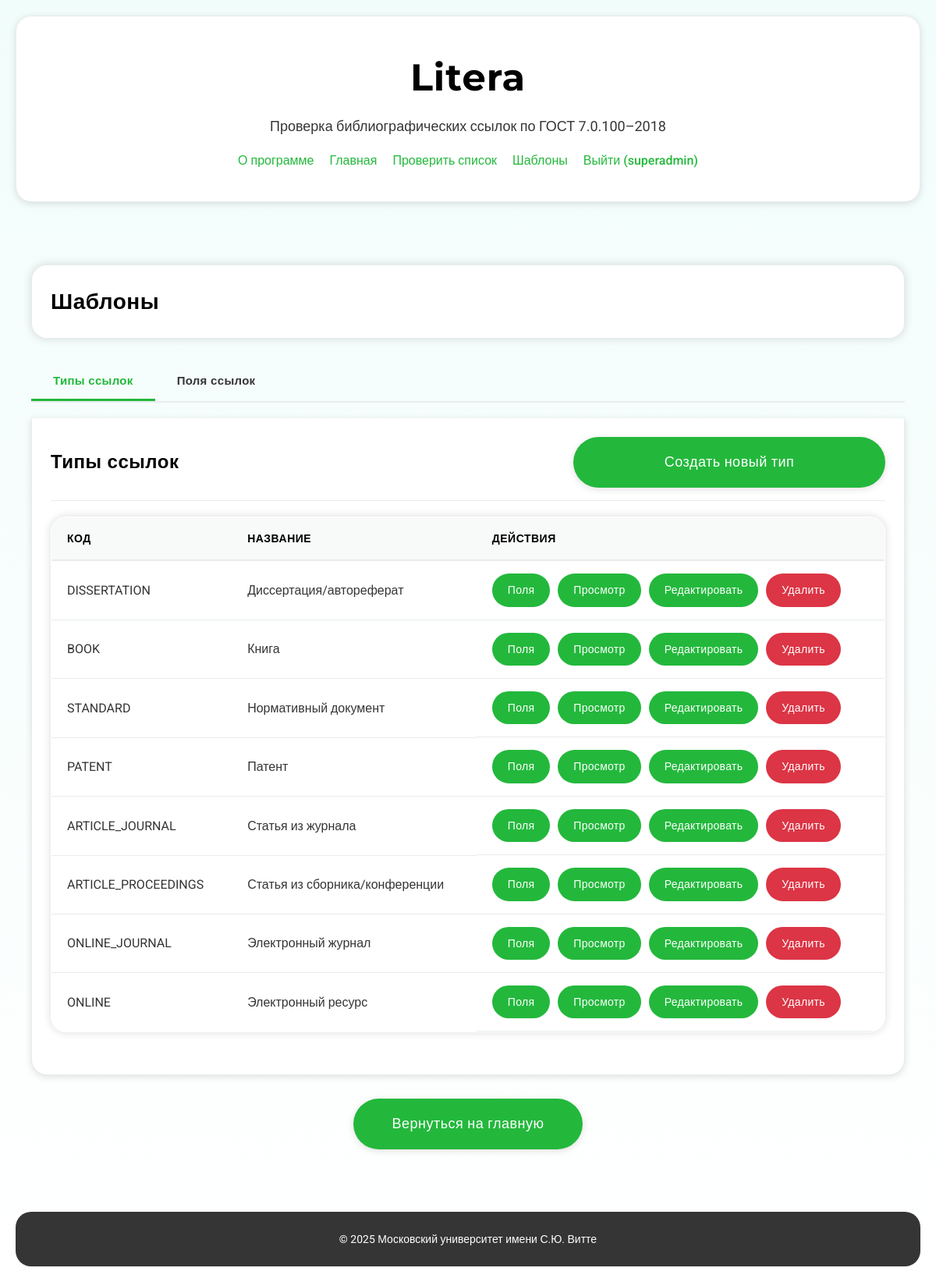
The app's page /reference-types/ (signed in) with its own data.
### app/models.py (models this page shows, shortened)
class ReferenceType(models.Model):
    code = models.CharField(max_length=64, unique=True, verbose_name="Код")
    name = models.CharField(max_length=255, verbose_name="Название")
    class Meta:
        verbose_name = "Тип ссылки"
        verbose_name_plural = "Типы ссылок"
        ordering = ['name']

### app/views.py (the view)
# urls.py: path('reference-types/', views.reference_type_list, name='reference_type_list'),
@login_required
def reference_type_list(request):
    if not can_see_templates(request.user):
        return HttpResponseForbidden("Доступ запрещён.")
    reference_types = ReferenceType.objects.all()
    reference_fields = ReferenceField.objects.all()
    references = Reference.objects.all()
    reference_issues = ReferenceIssue.objects.all()
    return render(
        request,
        "reference_type/list.html",
        {
            "reference_types": reference_types,
            "reference_fields": reference_fields,
            "references": references,
            "reference_issues": reference_issues,
            "can_edit": can_edit_templates(request.user),
        },
    )

### app/auth_utils.py (called while the page is built)
def get_user_role(user):
    if not user or not user.is_authenticated:
        return None
    names = [g.name for g in user.groups.all()]
    if "admin" in names:
        return "admin"
    if "operator" in names:
        return "operator"
    if "user" in names:
        return "user"
    return None

def is_admin(user):
    return (get_user_role(user) == "admin") or (user and getattr(user, "is_superuser", False))

def is_operator(user):
    r = get_user_role(user)
    return r in ("admin", "operator") or (user and getattr(user, "is_superuser", False))

def can_edit_templates(user):
    return is_admin(user)

def can_see_templates(user):
    return is_operator(user)

def login_required(view):
    @wraps(view)
    def _wrapped(request, *args, **kwargs):
        if not request.user.is_authenticated:
            login_url = settings.LOGIN_URL
            next_url = request.get_full_path()
            return redirect(f"{login_url}?next={next_url}")
        return view(request, *args, **kwargs)
    return _wrapped

### app/context_processors.py (called while the page is built)
def litera_nav(request):
    return {"can_see_templates": can_see_templates(request.user) if request.user.is_authenticated else False}

### templates/reference_type/list.html (shortened to what this page needs)
{% extends 'base.html' %}
{% block content %}
<div class="crud-content">
    <div class="crud-header">
        <h2>Шаблоны</h2>
    </div>
    <div class="tabs-container">
        <div class="tabs-header">
            <button class="tab-button active" onclick="showTab('types', this)">Типы ссылок</button>
            <button class="tab-button" onclick="showTab('fields', this)">Поля ссылок</button>
        </div>
        <div id="tab-types" class="tab-content active" style="display: block;">
            <div class="tab-header">
                <h3>Типы ссылок</h3>
                {% if can_edit %}
                <a href="{% url 'reference_type_create' %}" class="button button-primary">Создать новый тип</a>
                {% endif %}
            </div>
            {% if reference_types %}
            <div class="table-container">
                <table class="crud-table">
                    <thead>
                        <tr>
                            <th>Код</th>
                            <th>Название</th>
                            <th>Действия</th>
                        </tr>
                    </thead>
                    <tbody>
                        {% for reference_type in reference_types %}
                        <tr>
                            <td>{{ reference_type.code }}</td>
                            <td>{{ reference_type.name }}</td>
                    <td class="actions">
                        <a href="{% url 'reference_type_fields' reference_type.pk %}" class="button-small">Поля</a>
                        <a href="{% url 'reference_type_detail' reference_type.pk %}" class="button-small">Просмотр</a>
                        {% if can_edit %}
                        <a href="{% url 'reference_type_update' reference_type.pk %}" class="button-small">Редактировать</a>
                        <a href="{% url 'reference_type_delete' reference_type.pk %}" class="button-small button-danger">Удалить</a>
                        {% endif %}
                    </td>
                        </tr>
                        {% endfor %}
                    </tbody>
                </table>
            </div>
            {% else %}
            <div class="empty-state">
                <p>Типы ссылок не найдены.{% if can_edit %} <a href="{% url 'reference_type_create' %}">Создать первый тип?</a>{% endif %}</p>
            </div>
            {% endif %}
        </div>
    </div>
    <div class="crud-footer">
        <a href="{% url 'index' %}" class="button">Вернуться на главную</a>
    </div>
</div>
{% endblock %}

### templates/base.html (shortened to what this page needs)
<!DOCTYPE html>
<html lang="ru">
<head>
    {% load static %}
    <link rel="stylesheet" href="{% static 'css/style.css' %}">
</head>
<body>
    <div class="container">
        <header>
            <h1>Litera</h1>
            <p class="subtitle">Проверка библиографических ссылок по ГОСТ 7.0.100–2018</p>
            <nav class="header-nav">
                <a href="{% url 'about' %}">О программе</a>
                {% if user.is_authenticated %}
                    <a href="{% url 'index' %}">Главная</a>
                    <a href="{% url 'check_list' %}">Проверить список</a>
                    {% if can_see_templates %}
                        <a href="{% url 'reference_type_list' %}">Шаблоны</a>
                    {% endif %}
                    <a href="{% url 'logout' %}">Выйти ({{ user.username }})</a>
                {% else %}
                    <a href="{% url 'login' %}">Войти</a>
                {% endif %}
            </nav>
        </header>
        <main>
            {% block content %}
            {% endblock %}
        </main>
        <footer>
            <p>&copy; 2025 Московский университет имени С.Ю. Витте</p>
        </footer>
    </div>
</body>
</html>

### records on screen
ReferenceType: code "DISSERTATION", name "Диссертация/автореферат"
ReferenceType: code "BOOK", name "Книга"
ReferenceType: code "STANDARD", name "Нормативный документ"
ReferenceType: code "PATENT", name "Патент"
ReferenceType: code "ARTICLE_JOURNAL", name "Статья из журнала"
ReferenceType: code "ARTICLE_PROCEEDINGS", name "Статья из сборника/конференции"
ReferenceType: code "ONLINE_JOURNAL", name "Электронный журнал"
ReferenceType: code "ONLINE", name "Электронный ресурс"

### other values on screen
{{ user.username }} "superadmin"
